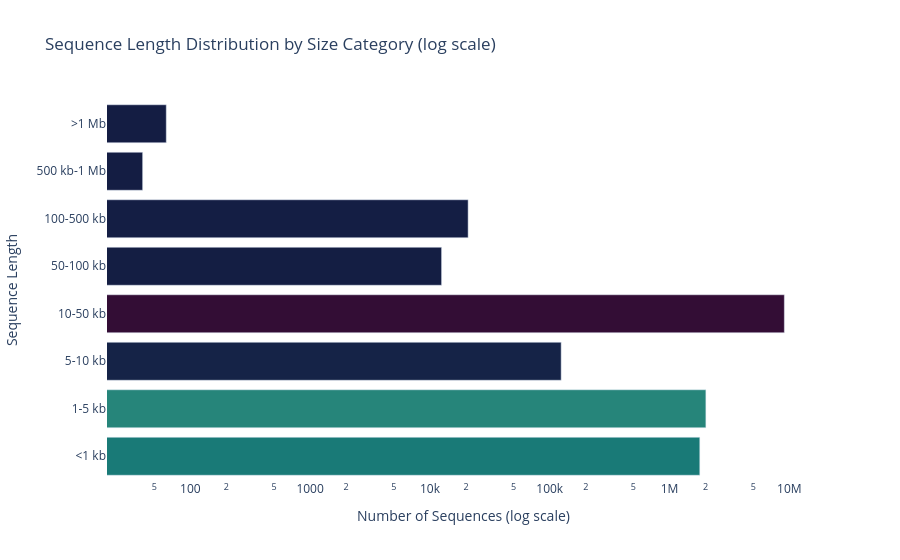

The notebook cell saved with this chart:
### Markdown cell above
**Sequence Length Distribution**

### Code cell
if 'sequence_length' in df.columns:

    df_len = df.dropna(subset=['sequence_length'])
    df_len = df_len[df_len['sequence_length'] > 0]

    bins = [0, 1000, 5000, 10000, 50000, 100000, 500000, 1000000, float('inf')]
    labels = [
        '<1 kb',
        '1-5 kb',
        '5-10 kb',
        '10-50 kb',
        '50-100 kb',
        '100-500 kb',
        '500 kb-1 Mb',
        '>1 Mb'
    ]

    df_len['length_bin'] = pd.cut(df_len['sequence_length'], bins=bins, labels=labels)

    length_counts = (
        df_len['length_bin']
        .value_counts()
        .reset_index()
    )
    length_counts.columns = ['length_range', 'count']

    # Keep biological size order (small to large) — bottom to top on horizontal bar
    length_counts['length_range'] = pd.Categorical(
        length_counts['length_range'], categories=labels, ordered=True
    )
    length_counts = length_counts.sort_values('length_range', ascending=True)

    fig = px.bar(
        length_counts,
        x='count',           
        y='length_range',    
        orientation='h',     
        log_x=True,          
        title='Sequence Length Distribution by Size Category (log scale)',
        labels={
            'count': 'Number of Sequences (log scale)',
            'length_range': 'Sequence Length'
        },
        color='count',
        color_continuous_scale='curl'
    )

    fig.update_layout(
        # Fix y axis order so <1kb is at bottom and >1Mb is at top
        yaxis=dict(categoryorder='array', categoryarray=labels),
        plot_bgcolor='white',
        paper_bgcolor='white',
        coloraxis_showscale=False
    )

    fig.show()

### Figure 1 — Plotly figure (JSON) as saved in the notebook; plotly's stock layout.template omitted (floating-point values rounded to 4 significant figures)
{"data": [{"hovertemplate": "Number of Sequences (log scale)=%{marker.color}<br>Sequence Length=%{y}<extra></extra>", "legendgroup": "", "marker": {"color": [1789907, 2011641, 124619, 9090292, 12515, 20843, 40, 63], "coloraxis": "coloraxis", "pattern": {"shape": ""}}, "name": "", "orientation": "h", "showlegend": false, "textposition": "auto", "type": "bar", "x": [1789907, 2011641, 124619, 9090292, 12515, 20843, 40, 63], "xaxis": "x", "y": ["<1 kb", "1-5 kb", "5-10 kb", "10-50 kb", "50-100 kb", "100-500 kb", "500 kb-1 Mb", ">1 Mb"], "yaxis": "y"}], "layout": {"barmode": "relative", "coloraxis": {"colorbar": {"title": {"text": "Number of Sequences (log scale)"}}, "colorscale": [[0, "rgb(20, 29, 67)"], [0.09091, "rgb(28, 72, 93)"], [0.1818, "rgb(18, 115, 117)"], [0.2727, "rgb(63, 156, 129)"], [0.3636, "rgb(153, 189, 156)"], [0.4545, "rgb(223, 225, 211)"], [0.5455, "rgb(241, 218, 206)"], [0.6364, "rgb(224, 160, 137)"], [0.7273, "rgb(203, 101, 99)"], [0.8182, "rgb(164, 54, 96)"], [0.9091, "rgb(111, 23, 91)"], [1, "rgb(51, 13, 53)"]], "showscale": false}, "legend": {"tracegroupgap": 0}, "paper_bgcolor": "white", "plot_bgcolor": "white", "title": {"text": "Sequence Length Distribution by Size Category (log scale)"}, "xaxis": {"anchor": "y", "domain": [0, 1], "title": {"text": "Number of Sequences (log scale)"}, "type": "log"}, "yaxis": {"anchor": "x", "categoryarray": ["<1 kb", "1-5 kb", "5-10 kb", "10-50 kb", "50-100 kb", "100-500 kb", "500 kb-1 Mb", ">1 Mb"], "categoryorder": "array", "domain": [0, 1], "title": {"text": "Sequence Length"}}}}
